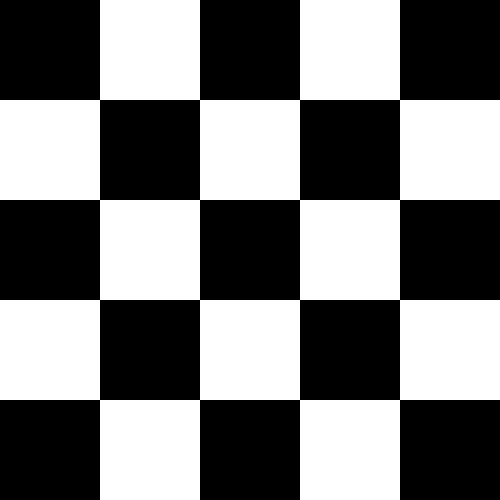
//> input picture corner/check.png, 500 x 500 px
$ ./sift   (built with g++ and OpenCV 4)
//> lines starting //> are read from the running program, lines starting //| are printed output that depends on the picture; after the words box and inside, x2 and y2 are one past the last pixel; in counts of white or black regions, pixels touching at a corner belong together
#include <iostream>
#include <vector>
#include <stdlib.h>
#include <opencv2/highgui/highgui.hpp>
#include <opencv2/core/core.hpp>
#include <opencv2/imgproc/imgproc.hpp>

#define PI           3.14159265358979323846
#define GUASS_SIZE	 3
#define KERNELSIZE	 3
#define THRESHOLD    0

using namespace std;
using namespace cv;

int subtract(Mat &a, Mat &b, Mat &result);
int guassFilter(float kernel[][KERNELSIZE], float sigma);
int conv( Mat &im,Mat &outIm, float kernel[][KERNELSIZE]);
int resizeHalf(Mat &in, Mat &out);
int extCalc(Mat &in, Mat &out);
int scaleExt(Mat &down, Mat &in, Mat &up, Mat &out);

int main(){
	double t = (double) getTickCount();
	string path = "/home/r/Documents/C++ Projects/corner/check.png";
	string winNames[16] = {"1-1","1-2","1-3","1-4","2-1","2-2","2-3","2-4","3-1","3-2","3-3","3-4","4-1","4-2","4-3","4-4"};
	Mat im, colorMat, out;
	vector<Mat> imDif(16), imExt(16), imTemp(20), imOct(5), imOut(8);
	float kernel[GUASS_SIZE][GUASS_SIZE];
	float sigma;
	colorMat = imread(path, CV_LOAD_IMAGE_COLOR);
//> colorMat is the input picture: 500 rows x 500 cols, CV_8UC3; 48% white; 1 white region, box (x1, y1, x2, y2) and area: (0, 0, 500, 500) 120000
	if(!colorMat.data){
		cout<< "can't open image"<< endl;
		return -1;
	}
	cvtColor(colorMat, im, COLOR_BGR2GRAY);

	imOct[0] = im;
	for(int i = 0; i < 4; i++){
		for(int j = 0; j < 5; j++){
			imTemp[(4 * i ) + j] = Mat(imOct[i].rows, imOct[i].cols, CV_8UC1, Scalar(0));
		}
		for(int j = 0; j < 4; j++){
			imDif[(4 * i ) + j] = Mat(imOct[i].rows, imOct[i].cols, CV_8UC1, Scalar(0));
			imExt[(4 * i ) + j] = Mat(imOct[i].rows, imOct[i].cols, CV_8UC1, Scalar(0));
		}

		sigma = 1.6 * pow(2,i);
		for(int j = 0; j < 5; j++){
			cout << sigma << " ";
			guassFilter(kernel, sigma);
			conv(imOct[i], imTemp[(4 * i ) + j], kernel);
			sigma = sigma * pow(2, 0.5);
		}

		for(int j = 0; j < 4; j++){
			subtract(imTemp[(4 * i ) + j + 1], imTemp[(4 * i ) + j], imDif[(4 * i ) + j]);
			extCalc(imDif[(4 * i) + j], imExt[(4 * i) + j]);
			namedWindow(winNames[(4 * i ) + j], WINDOW_AUTOSIZE);
			imshow(winNames[(4 * i ) + j], imExt[(4 * i ) + j]);
		}

		for(int j = 1; j < 3; j++){
			scaleExt(imExt[(4 * i) + j - 1], imExt[(4 * i) + j], imExt[(4 * i) + j + 1], imOut[(2 * i) + j -1]);
			//imshow("asdf", imOut[(2 * i) + j -1]);
			//waitKey(0);
		}

		waitKey(0);
		resizeHalf(imOct[i], imOct[i+1]);
	}
//> this loop made 4 passes
//> sigma on passes 1 to 4: 9.05, 18.1, 36.2, 72.41
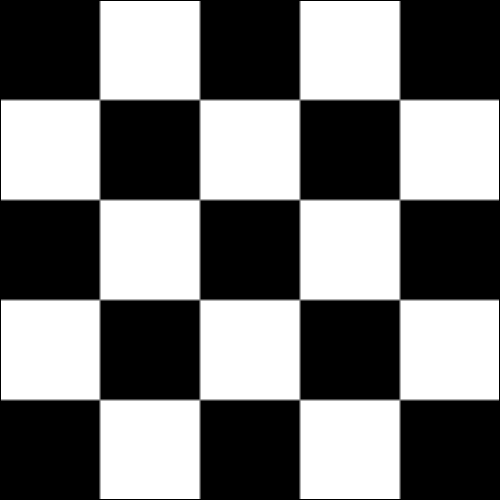
//> imTemp[0]: 500 rows x 500 cols, CV_8UC1; min 0, max 255, mean 121.6
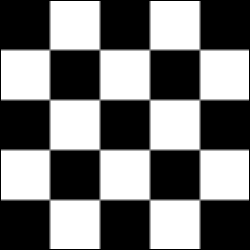
//> imTemp[4]: 250 rows x 250 cols, CV_8UC1; min 0, max 255, mean 120.7
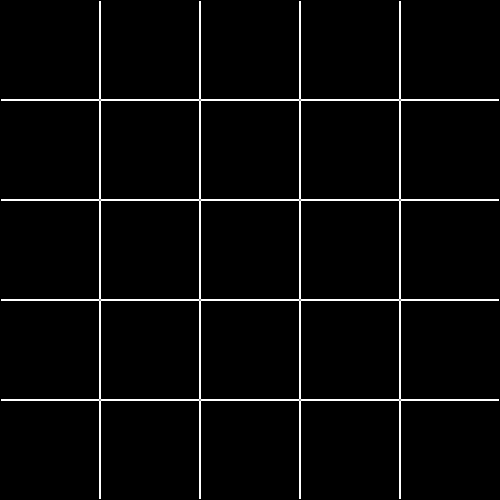
//> imDif[0]: 500 rows x 500 cols, CV_8UC1; min 0, max 3, mean 0.0946; drawn with min black and max white
//> imDif[1]: 500 rows x 500 cols, CV_8UC1; values 0 (black) and 1 (white), 3.2% white in thin lines or dots
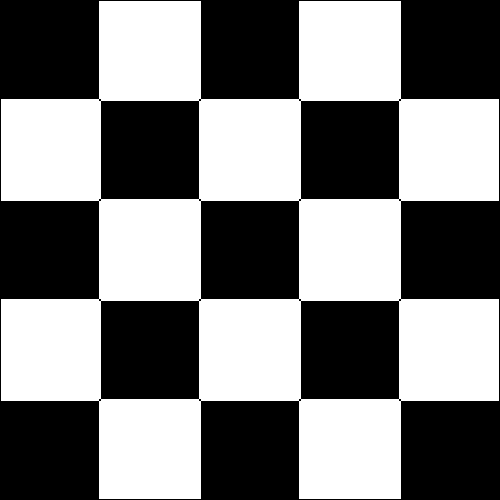
//> imDif[2]: 500 rows x 500 cols, CV_8UC1; values 0 (black) and 1 (white), 49.2% white; 1 white region, box (x1, y1, x2, y2) and area: (1, 1, 499, 499) 123088
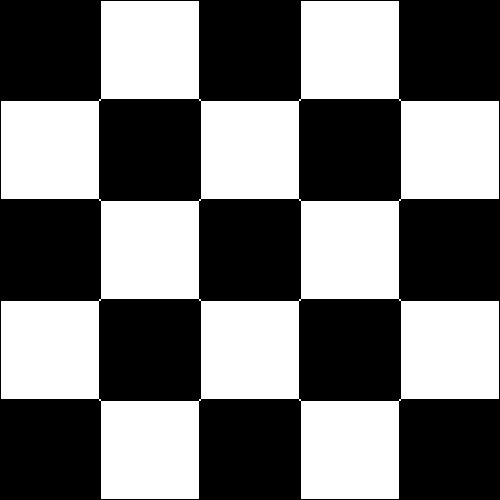
//> imDif[3]: 500 rows x 500 cols, CV_8UC1; values 0 (black) and 1 (white), 46.1% white; 1 white region, box (x1, y1, x2, y2) and area: (1, 1, 499, 499) 115312
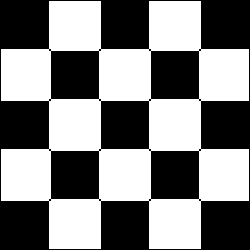
//> imDif[4]: 250 rows x 250 cols, CV_8UC1; values 0 (black) and 1 (white), 50.4% white; 1 black region, box (x1, y1, x2, y2) and area: (0, 0, 250, 250) 31012
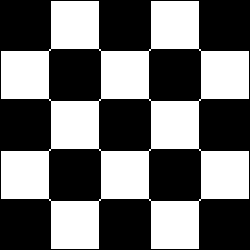
//> imDif[5]: 250 rows x 250 cols, CV_8UC1; values 0 (black) and 1 (white), 44.3% white; 1 white region, box (x1, y1, x2, y2) and area: (1, 1, 249, 249) 27712
//> imExt[0]: 500 rows x 500 cols, CV_8UC1; every value is 0
//> imExt[4]: 250 rows x 250 cols, CV_8UC1; every value is 0
//> imOut[4]: 125 rows x 125 cols, CV_8UC1; every value is 0
//> after the loop, sigma = 72.41

	namedWindow("original", WINDOW_AUTOSIZE);
	imshow("original", im);

	t = ((double)getTickCount() - t)/getTickFrequency();
	cout << t << endl;
	waitKey(0);
	return 0;
}

int conv( Mat &im, Mat &outIm, float kernel[][KERNELSIZE]){
	int limit = (KERNELSIZE-1)/2;

	for (int row = limit; row < im.rows-limit; row++ ) {
		for (int col = limit; col < im.cols-limit; col++ ) {
			float sum = 0;
			float weightsum = 0;
			for (int i = -limit; i <= limit; i++ ) {
				for (int j = -limit; j <= limit; j++ ) {
					uchar k = im.at<uchar>(row+i, col+j);
					sum += k * kernel[limit+i][limit+j];
					weightsum += kernel[limit+i][limit+j];
				}
			}
			outIm.at<uchar>(row,col) = (uchar) (sum/weightsum);
		}
	}
	return 0;
}

int subtract(Mat &a, Mat &b, Mat &result){
	int k =0;
	for (int row = 1; row < a.rows-1; row++ ) {
		for (int col = 1; col < a.cols-1; col++ ) {
			int val_a = a.at<uchar>(row,col);
			int val_b = b.at<uchar>(row,col);
			k = abs(val_a - val_b);
			//cout << k<<  " ";
			if(k != 0)
				cout << k;
			result.at<uchar>(row,col) = (uchar) k;
		}
		//cout << "\n";
	}
	return 0;
}

int guassFilter(float kernel[][KERNELSIZE], float sigma){
	int limit = (KERNELSIZE-1)/2;
	float temp = 2 * sigma * sigma;
	for(int i = -limit;  i <= limit; i++){
		for(int j = -limit; j <= limit; j++){
			kernel[limit+i][limit+j] = (1/(PI * temp)) * exp(-((i*i)+(j*j))/ temp);
		}
	}
	return 0;
}

int resizeHalf(Mat &in, Mat &out){
	out = Mat(in.rows/2, in.cols/2, CV_8UC1, Scalar(0));
	for(int row = 0, i = 0; row < in.rows - 1; row += 2, i++ ){
		for(int col = 0, j = 0; col < in.cols - 1; col += 2, j++ ){
			int val = (in.at<uchar>(row,col) + in.at<uchar>(row+1,col) + in.at<uchar>(row,col+1) + in.at<uchar>(row+1,col+1))/4;
			out.at<uchar>(i,j) = (uchar) val;
		}
	}
	return 0;
}

int extCalc(Mat &in, Mat &out){
	for(int row = 1; row < in.rows -1; row ++){
		for(int col = 1; col < in.cols - 1; col++){
			int val = in.at<uchar>(row,col);
			if(val > in.at<uchar>(row - 1, col -1) && val > in.at<uchar>(row, col -1) && val > in.at<uchar>(row - 1, col) &&
			val > in.at<uchar>(row + 1, col -1) && val > in.at<uchar>(row - 1, col +1) && val > in.at<uchar>(row + 1, col) &&
			val > in.at<uchar>(row, col + 1) && val > in.at<uchar>(row + 1, col +1)){
				out.at<uchar>(row, col) = 255;
				cout << row << " " << col;
			}
			else{
				out.at<uchar>(row, col) = 0;
			}
		}
	}
	return 0;
}

int scaleExt(Mat &down, Mat &in, Mat &up, Mat &out){
	out = Mat(in.rows, in.cols, CV_8UC1, Scalar(0));
	for(int row = 1; row < in.rows -1; row ++){
		for(int col = 1; col < in.cols - 1; col++){
			int val = in.at<uchar>(row,col);
			if(val > down.at<uchar>(row, col) && val > up.at<uchar>(row, col)){
				out.at<uchar>(row, col) = 255;
			}
			else{
				out.at<uchar>(row, col) = 0;
			}
		}
	}
	return 0;
}
